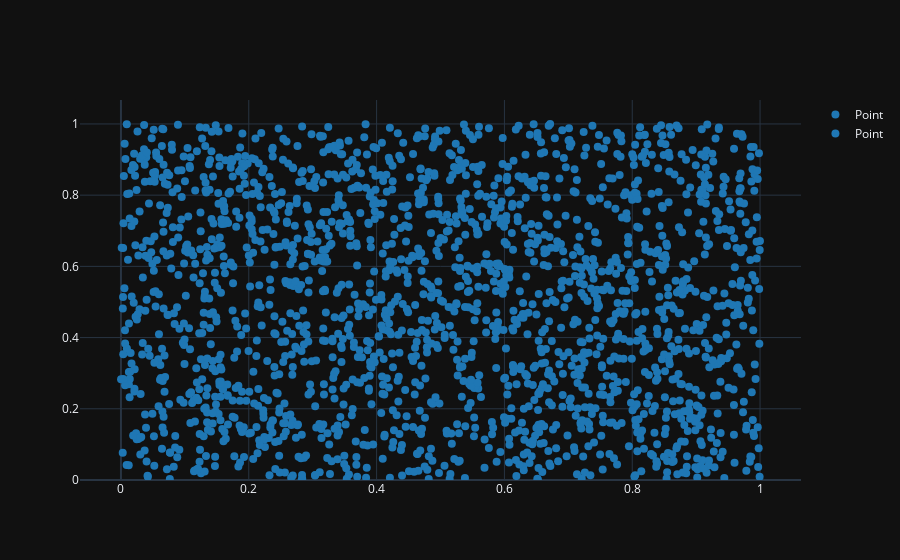

The notebook cell this image was saved under:
### Code cell
x = np.random.random(1000)
y = np.random.random(1000)
df = pd.DataFrame({'x': x, 'y': y})

ggplot(df) + geom_point(aes(x='y', y='x')) + geom_point(aes(x='x', y='y')) + theme_dark()

### Figure 1 — Plotly figure (JSON) as saved in the notebook; plotly's stock layout.template omitted (floating-point values rounded to 4 significant figures; data arrays with more than 128 entries replaced by an {"elided": "..."} marker saying what was removed)
{"data": [{"marker": {"color": "#1f77b4", "size": 8}, "mode": "markers", "name": "Point", "opacity": 1, "showlegend": true, "type": "scatter", "x": {"elided": "1000 float values"}, "xaxis": "x", "y": {"elided": "1000 float values"}, "yaxis": "y"}, {"marker": {"color": "#1f77b4", "size": 8}, "mode": "markers", "name": "Point", "opacity": 1, "showlegend": true, "type": "scatter", "x": {"elided": "1000 float values"}, "xaxis": "x", "y": {"elided": "1000 float values"}, "yaxis": "y"}], "layout": {"xaxis": {"anchor": "y", "domain": [0, 1]}, "yaxis": {"anchor": "x", "domain": [0, 1], "rangemode": "tozero"}}}
